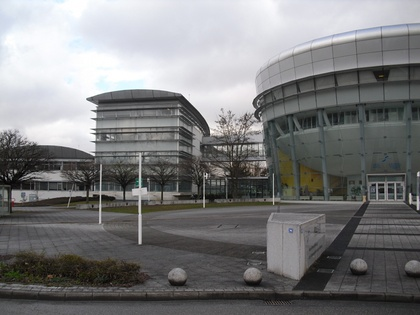
%> input picture data/tps1.JPG, 420 x 315 px, shrunk from 800 x 600 before the run
$ octave mosaic.m   (GNU Octave 9; MATLAB toolbox functions it lacks are replaced by stand-ins)
%> lines starting %> are read from the running program, lines starting %| are printed output that depends on the picture; in (x1, y1, x2, y2) boxes, pixels count from 0 and x2, y2 are one past the last pixel; in counts of white or black regions, pixels touching at a corner belong together; the program's own positions count from 1
### materialTD2/homography.m


function [ H ] = homography( X1, X2 )

n = size(X1, 2);

A = [];
% A = zeros(2*n, 9);
for i = 1 : size(X1, 2)
    x1 = X1(:, i)';
    x2 = X2(:, i)';
    % Compute decomposed cross product between matching points
    Ai = [ 0   0   0  -x2(3).*x1   x2(2).*x1 ; ...
           x2(3).*x1   0  0  0    -x2(1).*x1 ; ...
          -x2(2).*x1   x2(1).*x1    0  0  0  ];
    % Remove lalst row (only two equations needed)
%     Ai(3) = [];
    % Add to A matrix
    A = [ A;  Ai ];
end

[U,D,V] = svd(A);

H = [V(1:3,9)'; V(4:6,9)'; V(7:9,9)'];

### materialTD2/blend.m
function K = blend(I1,I2,H)
% Blend 2 images I1 and I2. Homography H warps image I1 into I2
%corners of the image
corners2 = [1  size(I2,2) size(I2,2)  1 ;
        1  1           size(I2,1)  size(I2,1) ;
        1  1           1            1 ] ;

warped_corners2 = inv(H) * corners2 ;
warped_corners2(1,:) = warped_corners2(1,:) ./ warped_corners2(3,:) ;
warped_corners2(2,:) = warped_corners2(2,:) ./ warped_corners2(3,:) ;

xrange = min([1 warped_corners2(1,:)]):max([size(I1,2) warped_corners2(1,:)]) ;
yrange = min([1 warped_corners2(2,:)]):max([size(I1,1) warped_corners2(2,:)]) ;

[MX,MY] = meshgrid(xrange,yrange);
x = (H(1,1)*MX+H(1,2)*MY+H(1,3));
y = (H(2,1)*MX+H(2,2)*MY+H(2,3));
z = (H(3,1)*MX+H(3,2)*MY+H(3,3));

II = double(I2);
C(:,:,1) = interp2(II(:,:,1),x./z,y./z,'cubic');
C(:,:,2) = interp2(II(:,:,2),x./z,y./z,'cubic');
C(:,:,3) = interp2(II(:,:,3),x./z,y./z,'cubic');
%first image
II = double(I1);
D(:,:,1) = interp2(II(:,:,1),MX,MY,'cubic');
D(:,:,2) = interp2(II(:,:,2),MX,MY,'cubic');
D(:,:,3) = interp2(II(:,:,3),MX,MY,'cubic');
%size(C)
%size(D)
w = ~isnan(C) +  ~isnan(D);
C(isnan(C)) = 0;
D(isnan(D)) = 0;
K=uint8((C+D)./w);

return

### materialTD2/mosaic.m

clear all; close all;


%% Load image

I1 = imread('../data/tps1.jpg');
%> I1 is the input picture: size 315x420x3 uint8; mean R, G, B 123.1, 123.4, 124.1
I2 = imread('../data/tps2.jpg');
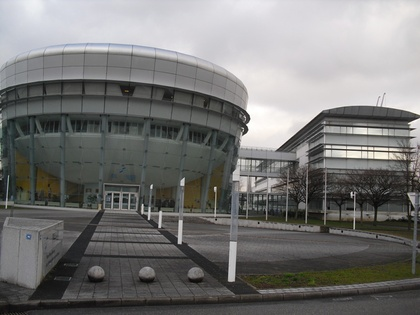
%> input picture data/tps2.JPG, 420 x 315 px, shrunk from 800 x 600 before the run
%> I2 is the input picture: size 315x420x3 uint8; mean R, G, B 117.9, 117.6, 116.3

im1 = im2single(rgb2gray(I1));
im2 = im2single(rgb2gray(I2));
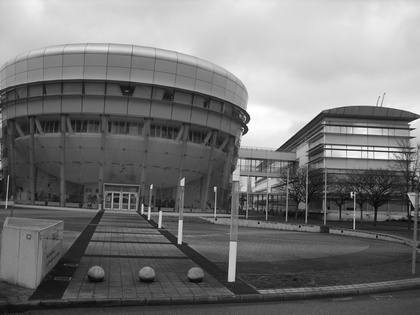
%> im2: size 315x420 single; min 0.00392, max 1, mean 0.461

figure();imshow(im1);
figure();imshow(im2);


%% (1b) Test Homography function using good correspondences provided by the intructor
load('inliers_fromNP');
H =  homography(X1_fromNP, X2_fromNP);


%% (1b) Blend images and show mosaic: the transformation and the resulting mosaic should be quite good
K = blend(I1,I2,H);
%> in blend, `C(:,:,1) = interp2(II(:,:,1),x./z,y./z,'cubic');`:
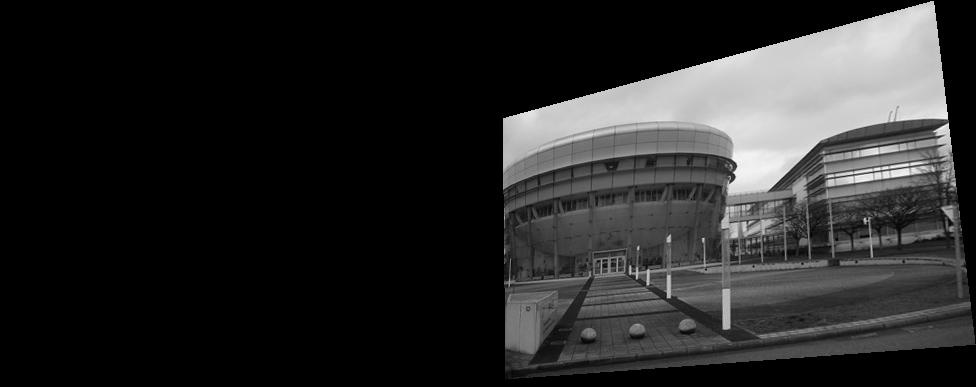
%> C: size 387x976 double; 63.42% of the values are NaN or infinite; the others: min 2.85, max 267.8, mean 118; drawn with min black, max white, NaN and infinite black
%> in blend, `C(:,:,3) = interp2(II(:,:,3),x./z,y./z,'cubic');`: C: size 387x976x3 double; 63.42% of the values are NaN or infinite; the others: min 0.323, max 267.8, mean 117
%> in blend, `D(:,:,1) = interp2(II(:,:,1),MX,MY,'cubic');`:
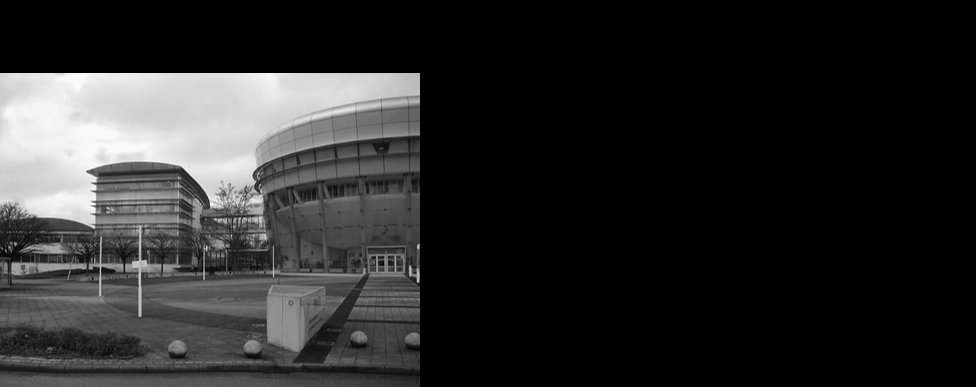
%> D: size 387x976 double; 65.08% of the values are NaN or infinite; the others: min 2.16, max 259.2, mean 123; drawn with min black, max white, NaN and infinite black
%> in blend, `D(:,:,3) = interp2(II(:,:,3),MX,MY,'cubic');`: D: size 387x976x3 double; 65.08% of the values are NaN or infinite; the others: min -2.31, max 262.6, mean 123.4
%> in blend, `w = ~isnan(C) +  ~isnan(D);`:
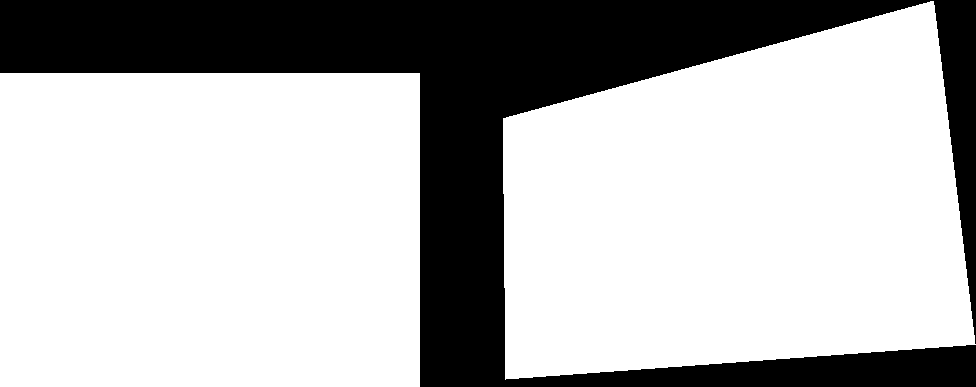
%> w: size 387x976x3 double; values 0 (black) and 1 (white), 71.5% white; 1 black region, box (x1, y1, x2, y2) and area: (0, 0, 976, 387) 107683
%> in blend, `K=uint8((C+D)./w);`:
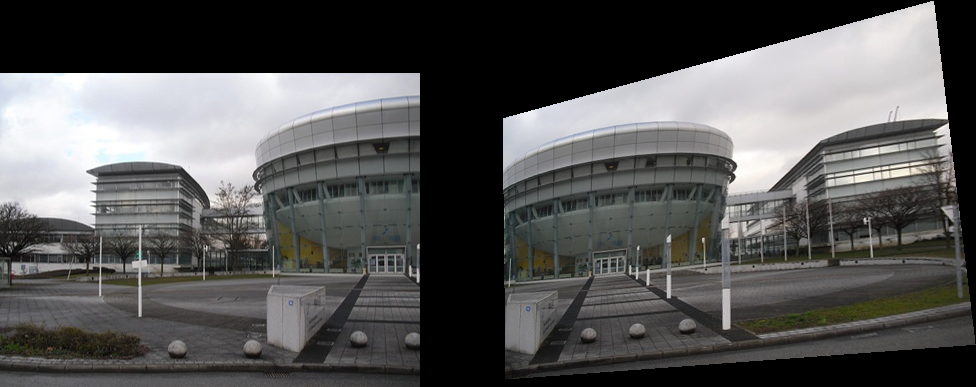
%> K: size 387x976x3 uint8; mean R, G, B 86.1, 86, 85.5
figure(8);
imshow(K);


%% Display both images simultaneously and select corresponding points manually
I = [I1,I2];
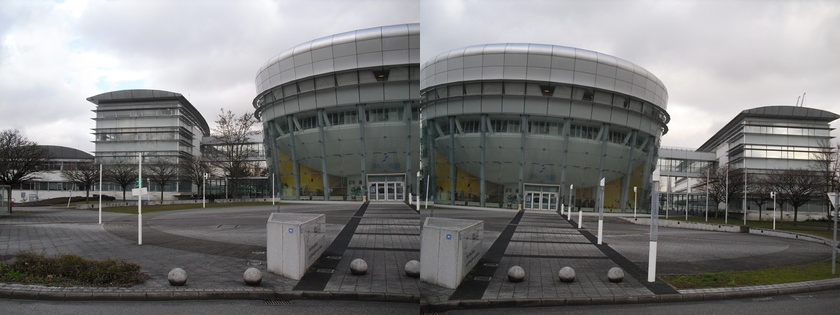
%> I: size 315x840x3 uint8; mean R, G, B 120.5, 120.5, 120.2
figure, imshow(I);

%> (the run ends here)
